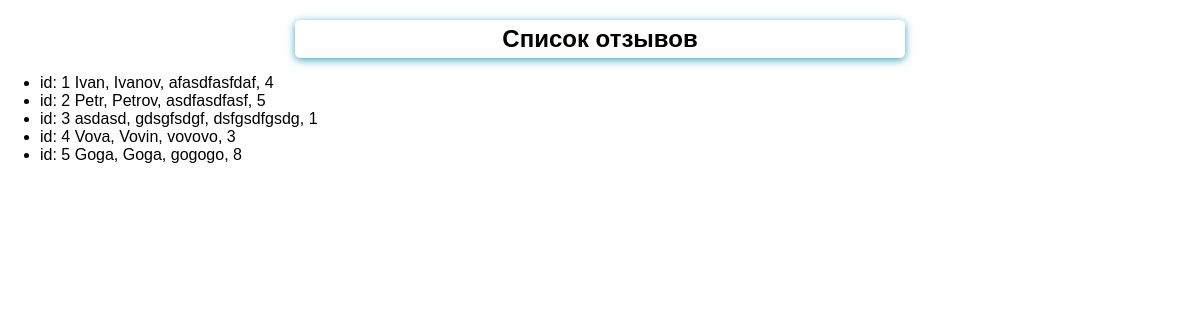
The app's page /list, older data.
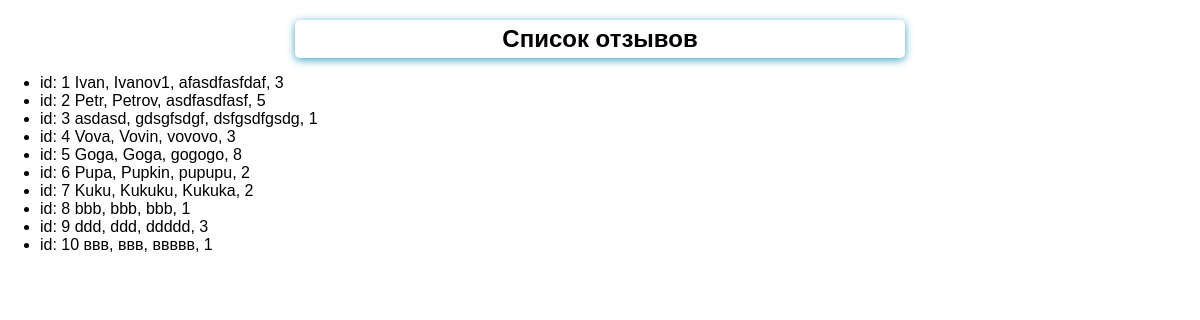
The same page, newer data.
### feedback/models.py (models this page shows)
class Feedback(models.Model):
    name = models.CharField(max_length=10, validators=[MinLengthValidator(3)])
    surname = models.CharField(max_length=60)
    feedback = models.TextField()
    rating = models.PositiveIntegerField()

### feedback/views.py (the view)
# urls.py: path('list', ListFeedBack.as_view()),
class ListFeedBack(ListView):
    template_name = 'feedback/list_feedback.html'
    model = Feedback
    context_object_name = 'feedbacks'
    def get_queryset(self):
        return super().get_queryset()

### feedback/templates/feedback/list_feedback.html (shortened to what this page needs)
{% extends 'base.html' %}
{% block content %}
    <h2> Список отзывов </h2>
    <ul>
        {% for feed in feedbacks %}
            <li> id: {{ feed.pk }} {{ feed.name }}, {{feed.surname}}, {{feed.feedback}}, {{feed.rating}} </li>
        {% endfor %}
    </ul>
{% endblock %}

### templates/base.html (shortened to what this page needs)
{% load static %}
<!DOCTYPE html>
<html lang="en">
<head>
    <link rel="stylesheet" href=" {% static 'feedback/forms.css' %}">
</head>
<body>
   {% block content %} {% endblock %}
</body>
</html>

### feedback/static/feedback/forms.css (style rules this page uses)
body { margin: 0; font-family: Sans-Serif; }
h2 { width:50%; margin: 20px auto 5px; text-align: center; padding: 5px; border-radius: 5px; box-shadow: 0 2px 8px #3ca3c1; }

Row changes from the older to the newer data that the page shows:
changed Feedback "Ivan": surname "Ivanov" → "Ivanov1"; rating "4" → "3"
added Feedback: pk "6", name "Pupa", surname "Pupkin", feedback "pupupu", rating "2"
added Feedback: pk "7", name "Kuku", surname "Kukuku", feedback "Kukuka", rating "2"
added Feedback: pk "8", name "bbb", surname "bbb", feedback "bbb", rating "1"
added Feedback: pk "9", name "ddd", surname "ddd", feedback "ddddd", rating "3"
added Feedback: pk "10", name "ввв", surname "ввв", feedback "ввввв", rating "1"
